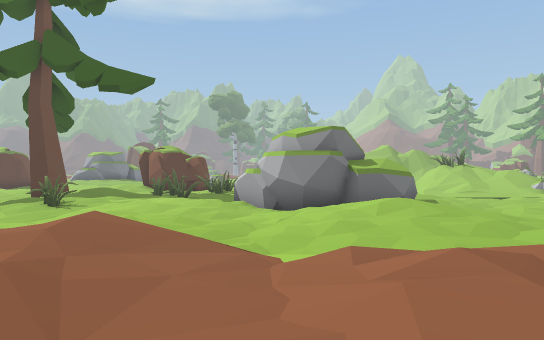
view 1 (above)

24 first-person views from a walk through a Unity game level. The camera is 1.5 m above the floor, looks level and sees 70° across. The floor is counted in squares, 2 m on a side. Each view is taken from the middle of a square. On the plan, view 1 faces up. The plan holds only what a view shows up to about 12 squares ahead; the rest is blank. The place goes on beyond the plan. The player character is not drawn. Some surface patterns are stand-ins.

view 2
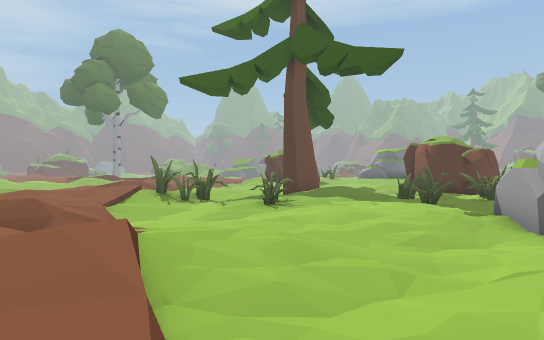

view 3
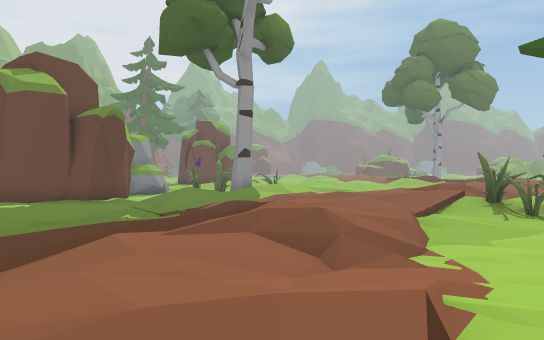

view 4
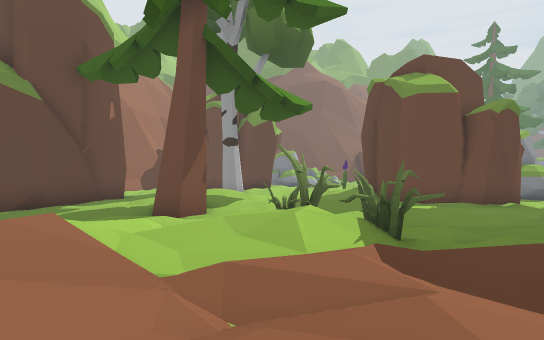

view 5
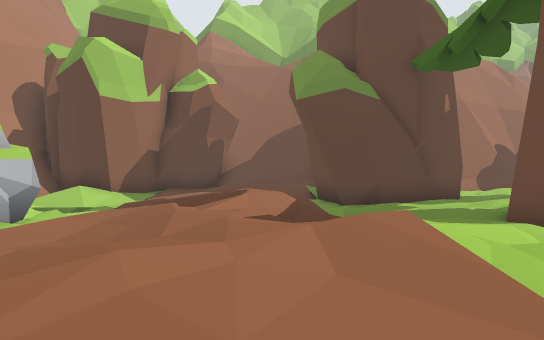

view 6
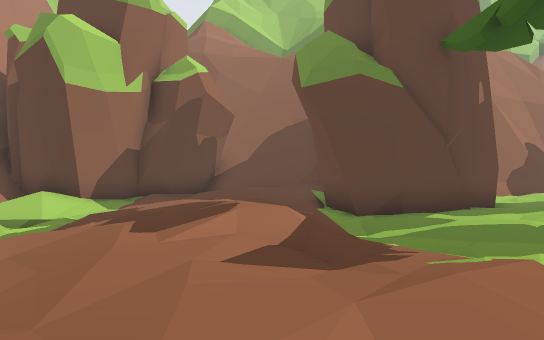

view 7
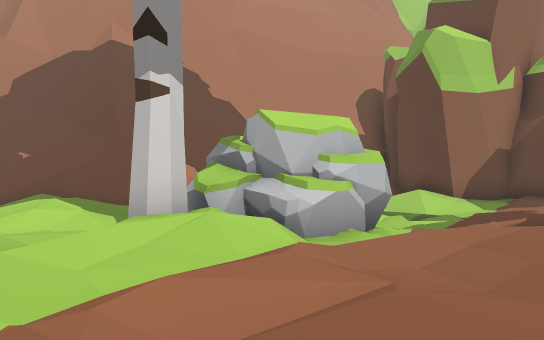

view 8
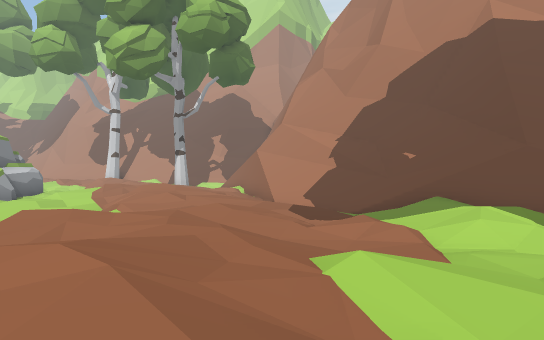

view 9
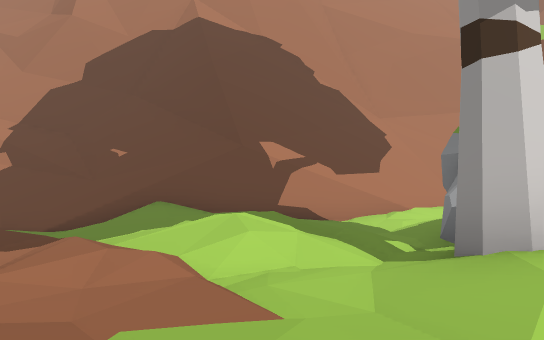

view 10
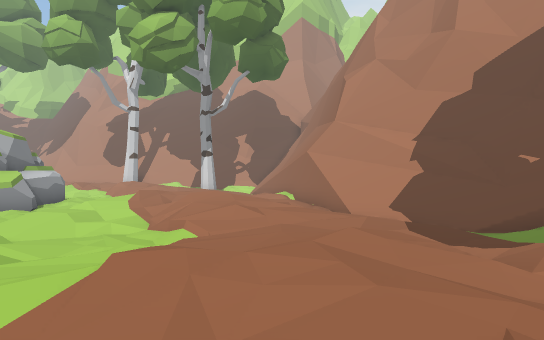

view 11
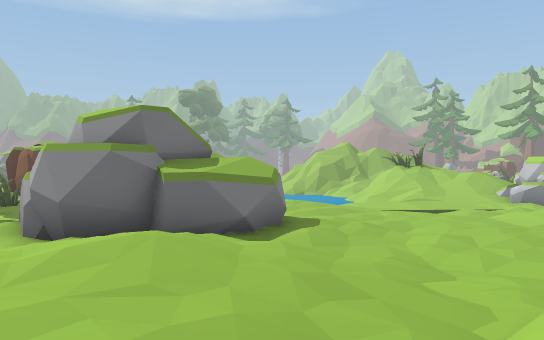

view 12
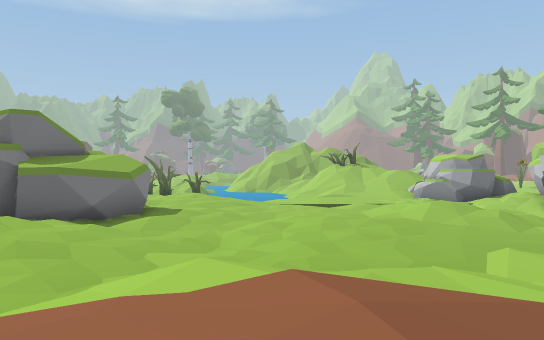

view 13
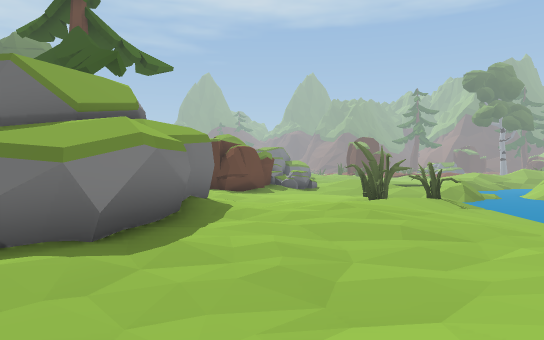

view 14
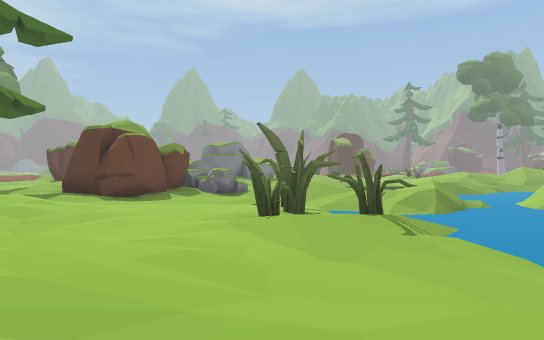

view 15
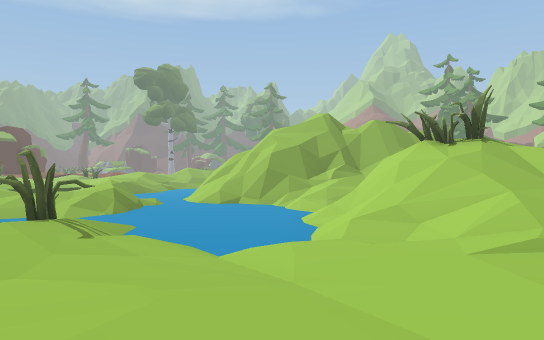

view 16
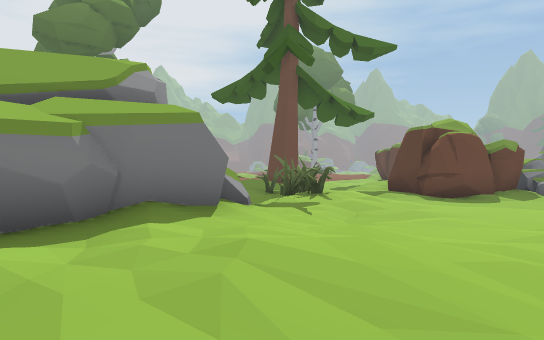

view 17
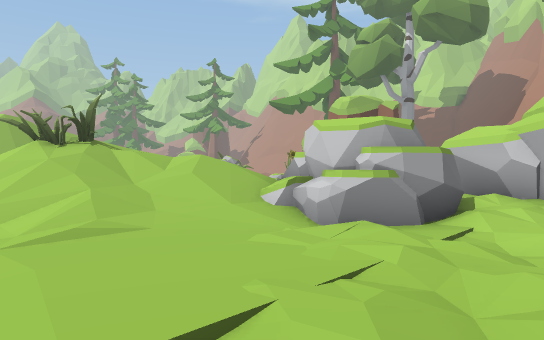

view 18
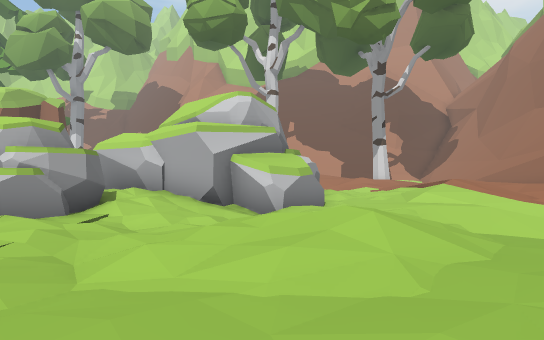

view 19
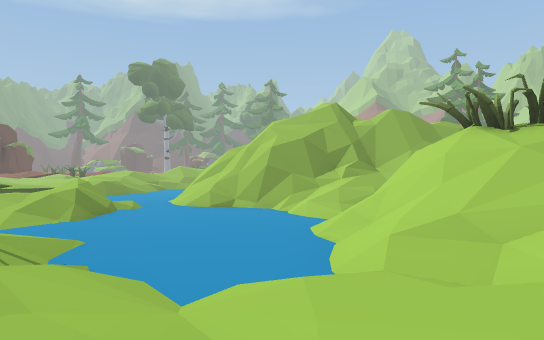

view 20
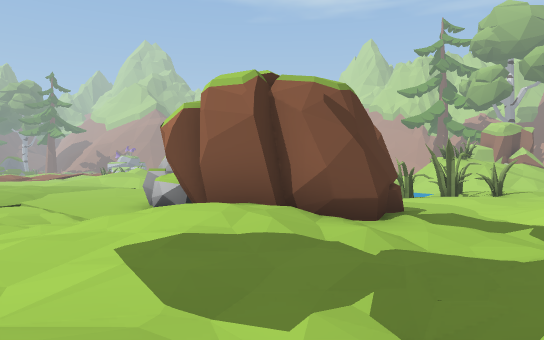

view 21
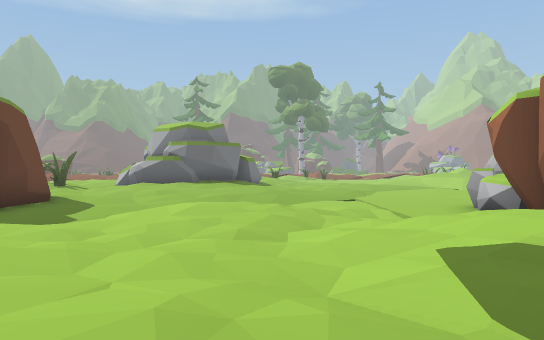

view 22
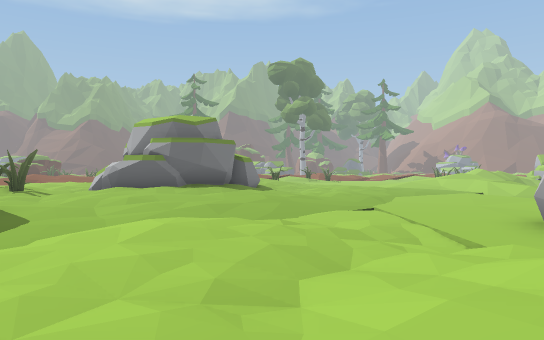

view 23
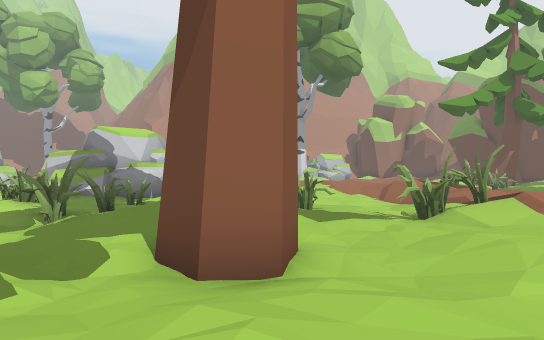

view 24
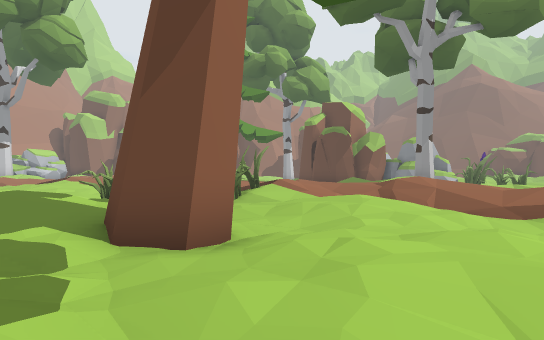

### Floor plan
Key: @ floor where view 1 was taken; # wall or solid block; . main floor; : floor 0.25 m higher than the main floor; - floor 0.25 m lower than the main floor; + floor 0.5 m higher than the main floor; _ floor 0.5 m lower than the main floor; * floor 0.75 m higher than the main floor; < floor 0.75 m lower than the main floor; % floor 1 m higher than the main floor; & floor 2 m higher than the main floor; / step, stairs or slope; = window, fence, low wall or low ledge; ^ raised ledge; v drop or lower ground; R rock; O other object.
Columns run from 15 left of view 1 to 18 right of it. Each row starts with its distance up from view 1.
 30    #    ..
 29  ###+:......      <//////v/
 28 :+++::..-...      <<//#////
 27 .:::::.--...     //<<<//*/
 26 ..:...---..     .//<<<<//
 25 ......---..    /./=<<<<//
 24 #...-.---RR   /_//<<<<</=O
 23 #...:.._-RROO-_<<<<<<<<//OO/
 22  .-....-.###.-_<//</<<<////&  OO
 21  ..-.-..## #.---OOOO<<</////&
 20   ...-.:+###-----O-._<<_//////
 19    ..-.:+###---..-..-__--..//#
 18    ...-.....-...--..-___---.##
 17    ...---.-./::.--...--_---.#####
 16   ....#....O.OO.-..::.-----.-.:#
 15  _----#.++.O./....:+:.--_-_-_..#
 14  /....-.++:.O..^##::..-.-/.-__##
 13 +:.:.....:.....####...---.:.._##
 12 :+/::.O.O.....## ###..-../+./--###
 11 +*//.:O..O..::.#####.-...../_----.
 10   //+OO.--..:...#.:.---..--_-.....
  9   +++/..---.....:++:.--..-__-..:+/
  8    ++:/.---.....:**+.-----_<--.+*
  7     *::://..::..::+:./..-____//.+
  6     +:+++//:/::.:::..:+/.-/////
  5   :-.:+  %/:++/......:*+.../+*/+
  4   .-.:://+++++:.::///:++:::+:+::
  3   /--.-..:::+*::+/*%*+++*::+://.
  2   /___--....:+.:+++/+/.://:...//
  1  /---/---O/:/.:: :./+..:/..-////
  0  ##.../-./*:..:@:..:../:..-///==#
 -1   ##-.:.OO*/.+++:/://./*:://///#^
 -2    #.  .O  .+*++..:*#./+ :=///#^
 -3    #..-   ./:+:+/..##./. #=//##
 -4     ..----..../++..###-..###^^
 -5      ....#-.-/%*+/.#  .-v/#
 -6       ++:..--/+*:.__  .///#
 -7          ..-_/+:/.--. .///#
 -8         :..-_//++.//_  ///^
 -9         ..---.  :.-_/- //#
-10        ..####..::.-/// =#
-11       ..##  #.::/-.####
-12       :.     ::+:-##  #
-13                  ##

Positions as (right, up) in squares from view 1, and headings:
1: (0, 0), facing up
2: (1, 4), facing up-left
3: (-1, 5), facing left
4: (-1, 3), facing down-left
5: (-1, 2), facing down
6: (-1, 0), facing down
7: (0, 1), facing down-right
8: (2, 2), facing right
9: (4, 2), facing down-right
10: (4, 4), facing right
11: (4, 4), facing up
12: (7, 3), facing up
13: (8, 10), facing up-left
14: (7, 15), facing up-left
15: (7, 15), facing up
16: (7, 15), facing left
17: (8, 14), facing up-right
18: (7, 13), facing right
19: (7, 17), facing up
20: (-10, 16), facing up-right
21: (-10, 16), facing up
22: (-10, 18), facing up
23: (-12, 18), facing down-right
24: (-10, 20), facing down
